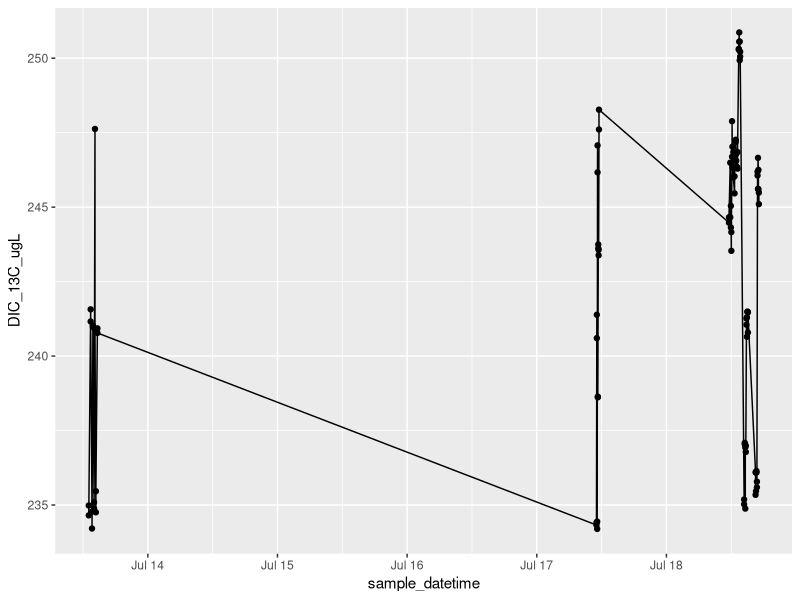
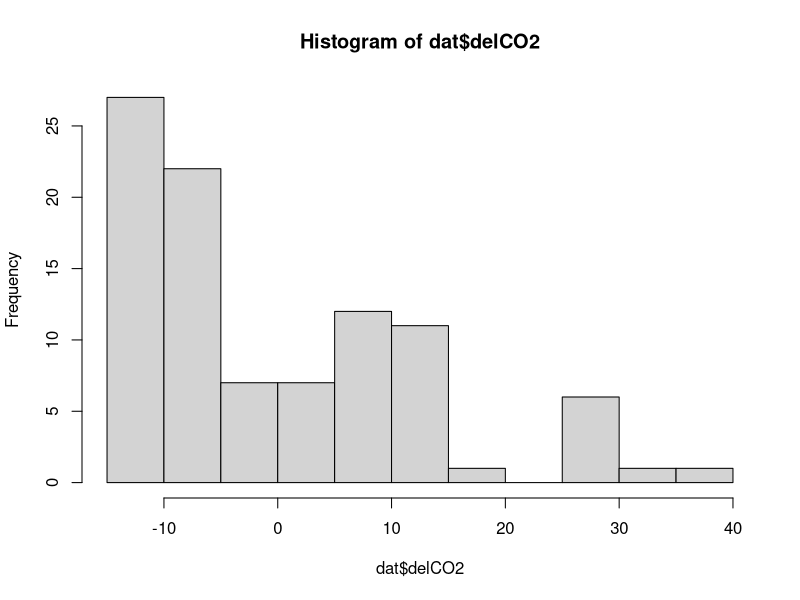
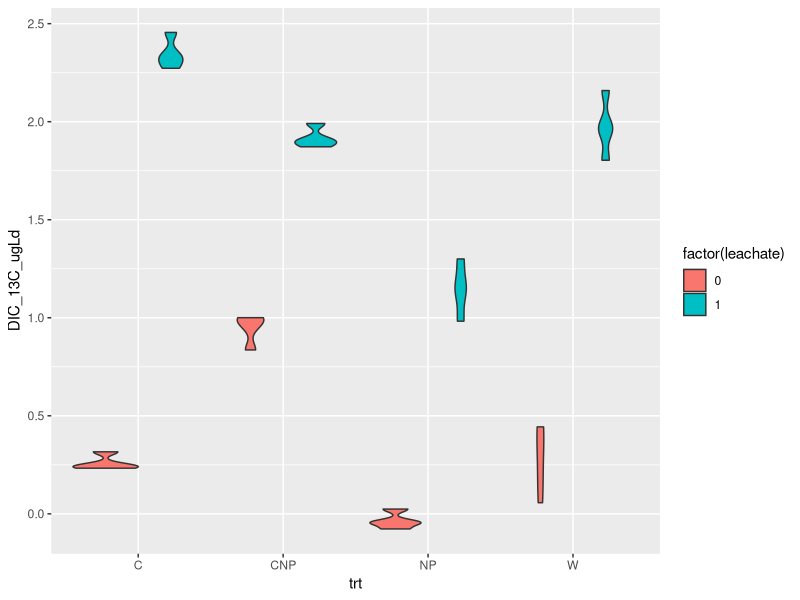
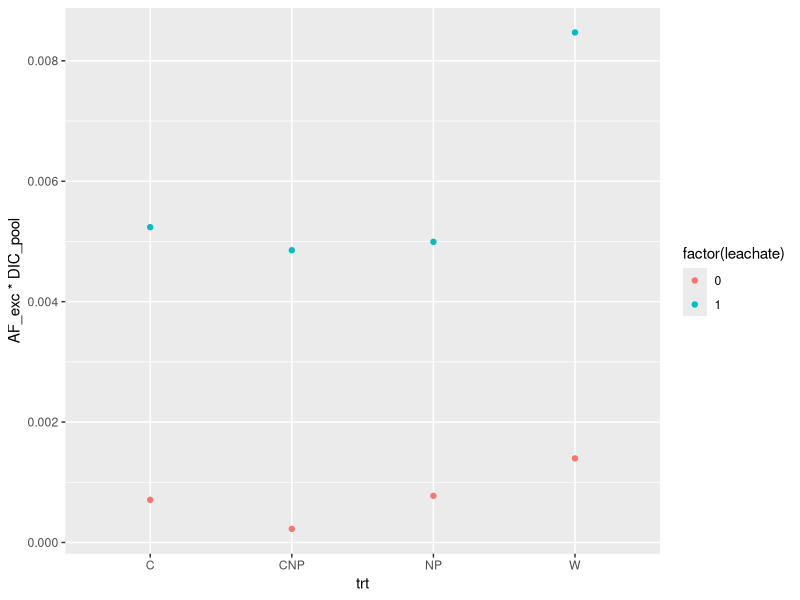
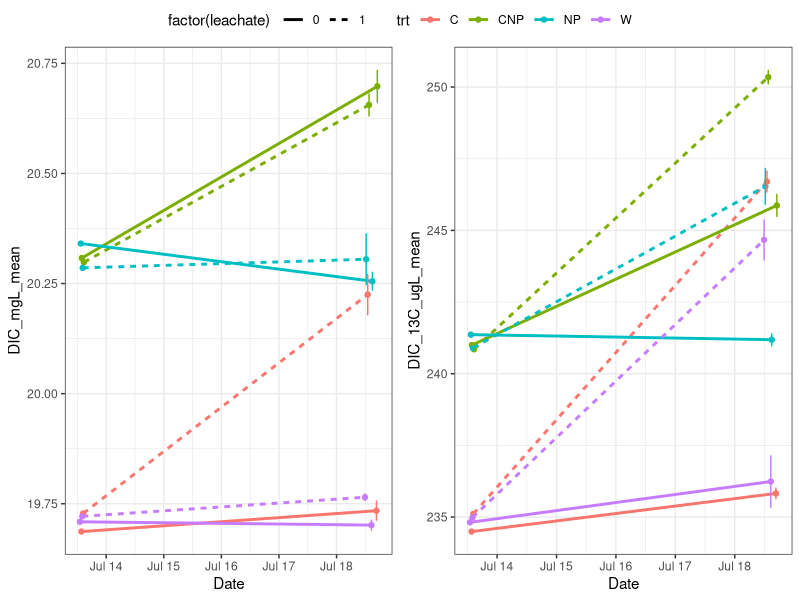
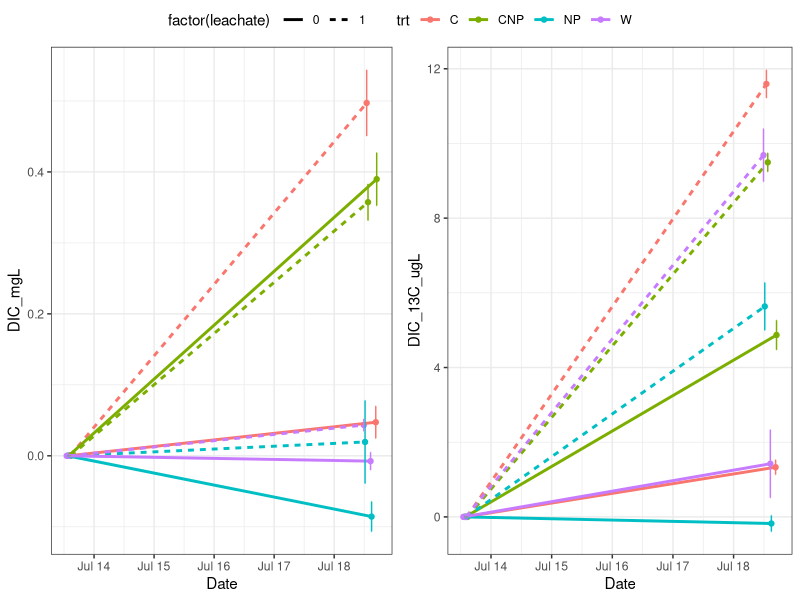
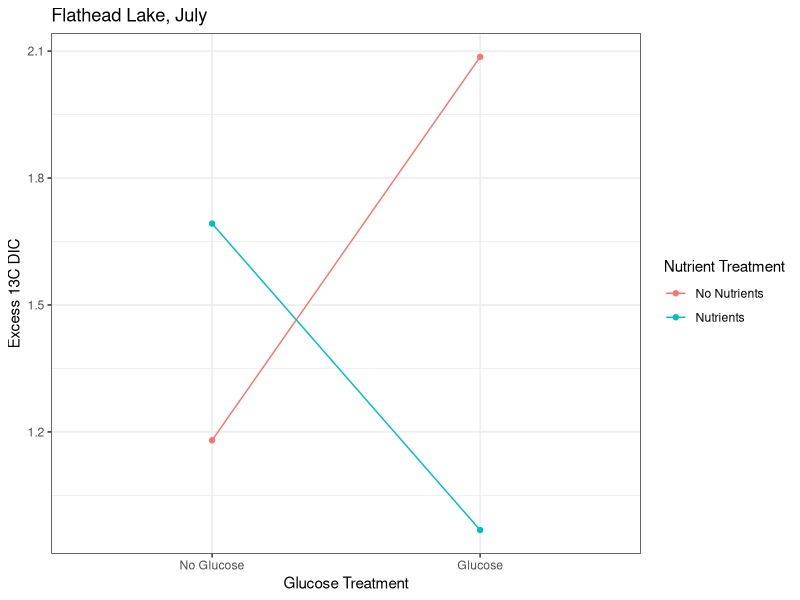
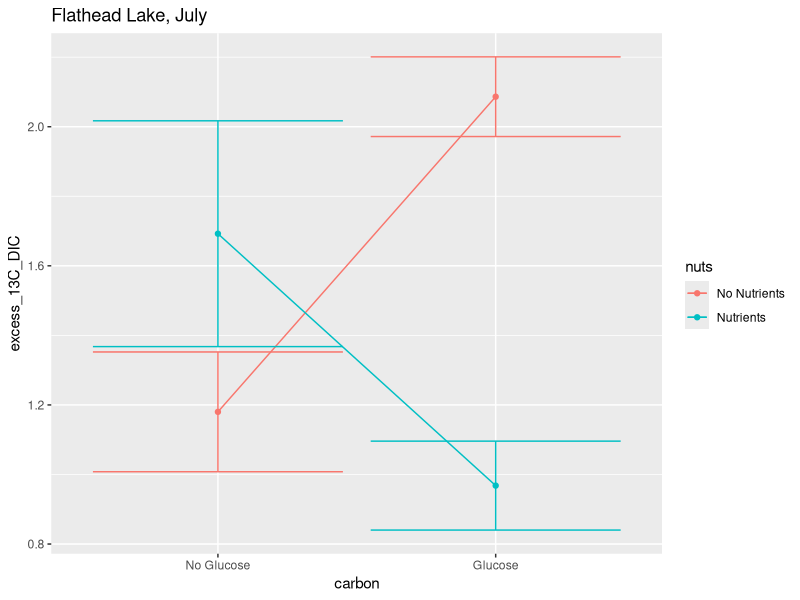

These charts were generated, in order, by the following R code:
library(tidyverse)
library(lubridate)
library(dplyr)


# setup ####
dat <- read_csv("data/Kirby_flatheadlake/fl_expt.csv")
alk <- read_csv('data/alkalinity/fl_alkalinity.csv') %>%
    filter(!is.na(trt)) %>%
    mutate(date = as.Date(date, format = '%m/%d/%Y')) %>%
    select(-samplenum, -treatment, -vol_acid)
glimpse(dat)


# Functions ####
deltoAF<- function (del) {
  Rst<-0.0112372
  R<-(del/1000+1)*Rst
  AF<-R/(1+R)
  AF

}

AFtodel <- function (AF) {
  Rst<-0.0112372
  R<- AF/(1-AF)
  del<- (R/Rst-1)*1000

  del
}

DICfrom_C_A <- function(K1, K2, C, A){
  H_minus <- (((-K1*C))-sqrt(((K1*C)^2)-(4*-1*A*2*K1*K2*C)))/(2*-1*A)
  pH <- -1*log10(H_minus)
  B <- (K1*C)/H_minus
  Ca <- (K2*B)/H_minus
  D <- C + B + Ca
  A_check <- B + 2*Ca

  l <- list(H_minus, pH, C, B, Ca, D, A, A_check)
  names(l) <- c("H", "pH", "C", "B", "Ca", "D", "A","A check")
  DIC = l$D
  return(DIC)
}

# metadata ####
trts <- data.frame(Treatment = 1:8,
                   trt = c('W',  'NP', 'C', 'CNP','W',  'NP', 'C', 'CNP'),
                   leachate = c(0,0,0,0,1,1,1,1))

# add actual data for this part once we have DOC from Adam
c_source <- read_csv('data/DOC_stock_concentrations.csv')

# There is no clear pattern in the alkalinity data. Take an average:
alk <- alk %>% filter(final_pH > 4.3) %>%
    summarize(alk_meqL = mean(alk_meqL))

dat <- left_join(dat, trts, by = 'Treatment') %>%
    mutate(date = as.Date(sample_datetime))
    # left_join(alk, by = c('date', 'trt', 'leachate'))

# calculate DIC in the water ####
###testing DIC from pCO2-alk
###partial pressures of CO2 pCO2 in uatm
# alk <- 1.588 *10 ^(-3) # mol/L
# pCO2 <- 30 * 10^(-6) # mol/L
temp <- 273+21
K1 <- exp(290.9097-14554.21/(temp)-45.0575*log(temp))
K2 <- exp(207.6548-11843.79/(temp)-33.6485*log(temp))

# out <-DICfrom_C_A(K1=K1, K2=K2,C=pCO2,A=alk)
dat$DIC_molL <- DICfrom_C_A(K1, K2, dat$CO2_conc_umolL * 10^(-6),
                            alk$alk_meqL* 10^-3)
# dat$DIC_13molL <- DICfrom_C_A(K1, K2, dat$CO2_13C_umolL * 10^(-6), alk)
dat$DIC_mgL <- dat$DIC_molL*12.011*1000
# dat$AF = deltoAF(dat$delCO2)
dat$DIC_13C_umolL = dat$DIC_molL * dat$AF *10^6
dat$DIC_13C_ugL = dat$DIC_13C_umolL * 13


dat %>% dplyr::filter(!is.na(Treatment)) %>%
ggplot(aes(x = sample_datetime, y = DIC_13C_ugL))+
  geom_point() + geom_line()

# Clean up data ####
# Remove high time zero point:
dat %>% filter(batch == 1, Treatment == 6)
# It looks like the high one is syringe 8G. Check this in the notes.

dat <- dat %>%
    filter(!(batch == 1 & Syringe == '8G'),
           !is.na(Treatment))

hist(dat$delCO2)


# filter to use only the start and end time points
# dat_sum <- filter(dat, batch != 2) %>%
#     group_by(batch, trt, leachate, replicate) %>%
#     summarize(across(any_of(c('sample_datetime', 'delCO2', 'DIC_mgL',
#                               'DIC_13C_ugL', 'alk_meqL')),
#                      .fns = ~mean(., na.rm = T))) %>%
#     ungroup()

dat$replicate <- gsub("[1-8]", NA, dat$replicate)

dat_sum <- dat %>%
    filter(batch != 2) %>%
    group_by(batch, trt, leachate, replicate) %>%
    summarize(across(any_of(c('sample_datetime', 'delCO2', 'DIC_mgL',
                              'DIC_13C_ugL', 'alk_meqL')),
                     .fns = ~mean(., na.rm = T))) %>%
    ungroup()

# Calculate the change over time for each bottle measured at time T
bottle_dif <-
    dat_sum %>% select(-starts_with(c('delCO2', 'alk_meqL'))) %>%
    mutate(batch = case_when(batch == 1 ~ 'T0',
                             batch == 3 ~ 'T1'))%>%
    pivot_wider(names_from = c('batch', 'replicate'),
                values_from = c('sample_datetime', 'DIC_mgL', 'DIC_13C_ugL')) %>%
    rename_with(~sub('_NA$', '', .)) %>%
    mutate(across(starts_with('DIC_mgL_T1'), .fns = ~ . - DIC_mgL_T0),
           across(starts_with('DIC_13C_ugL_T1'), .fns = ~ . - DIC_13C_ugL_T0),
           across(starts_with('sample_datetime_T1'), .fns = ~ . - sample_datetime_T0)) %>%
    select(-ends_with('T0')) %>%
    pivot_longer(cols = ends_with(c('_A', '_B', '_C', '_D')),
                 names_to = c('.value', 'rep'),
                 names_sep = '_T1_') %>%
    mutate(sample_datetime = as.numeric(sample_datetime),
           DIC_ugLd = DIC_mgL/sample_datetime*1000,
           DIC_13C_ugLd = DIC_13C_ugL/sample_datetime) %>%
    select(-sample_datetime, -DIC_mgL, -DIC_13C_ugL) %>%
    mutate(site = "fl")

ggplot(bottle_dif, aes(trt, DIC_13C_ugLd, fill = factor(leachate))) +
    geom_violin()
write_csv(bottle_dif, 'data/DIC_change_by_bottle_fl.csv')


dat_sum <- filter(dat_sum, batch != 2) %>%
    select(-replicate) %>%
    group_by(batch, trt, leachate) %>%
    summarize(across(any_of(c('sample_datetime', 'delCO2', 'DIC_mgL',
                              'DIC_13C_ugL', 'alk_meqL')),
                     .fns = list(mean = ~mean(., na.rm = T),
                                 sd = ~sd(., na.rm = T)))) %>%
    rename(sample_datetime = sample_datetime_mean) %>%
    select(-sample_datetime_sd) %>%
    mutate(across(ends_with('sd'), ~case_when(is.na(.) ~ 0,
                                              TRUE ~ .)))
dat_dif <- dat_sum %>%
    mutate(AF = deltoAF(delCO2_mean)) %>%
    select(-starts_with(c('delCO2', 'alk_meqL'))) %>%
    mutate(batch = case_when(batch == 1 ~ 'T0',
                             batch == 3 ~ 'T1'))%>%
    rename(DIC_mgL = DIC_mgL_mean, DIC_13C_ugL = DIC_13C_ugL_mean) %>%
    pivot_wider(names_from = 'batch',
                values_from = c('sample_datetime', 'AF', 'DIC_mgL', 'DIC_13C_ugL',
                                'DIC_mgL_sd', 'DIC_13C_ugL_sd')) %>%
    mutate(AF_exc = AF_T1 - AF_T0,
           DIC_pool = DIC_mgL_T1,
           DIC_mgL_T1 = DIC_mgL_T1 - DIC_mgL_T0,
           DIC_mgL_T0 = DIC_mgL_T0 - DIC_mgL_T0,
           DIC_13C_ugL_T1 = DIC_13C_ugL_T1 - DIC_13C_ugL_T0,
           DIC_13C_ugL_T0 = DIC_13C_ugL_T0 - DIC_13C_ugL_T0) %>%
    pivot_longer(cols = ends_with(c('T0', 'T1')),
                 names_to = c('.value', 'time'),
                 names_sep = '_T')

#code to save figure(change expt name)
dat_dif %>% filter(DIC_mgL != 0) %>%
    ggplot( aes(trt, AF_exc * DIC_pool, col = factor(leachate), group = leachate))+
    geom_point()
p12 <- ggplot(dat_sum, aes(sample_datetime, DIC_mgL_mean, col = trt, lty = factor(leachate)))+
    geom_point() + geom_line(size = 1) +
    geom_errorbar(aes(ymin = DIC_mgL_mean - DIC_mgL_sd,
                      ymax = DIC_mgL_mean + DIC_mgL_sd), lty = 1)+
    xlab('Date') +theme_bw()
p13 <- ggplot(dat_sum, aes(sample_datetime, DIC_13C_ugL_mean, col = trt, lty = factor(leachate)))+
    geom_point() + geom_line(size = 1) +
    geom_errorbar(aes(ymin = DIC_13C_ugL_mean - DIC_13C_ugL_sd,
                      ymax = DIC_13C_ugL_mean + DIC_13C_ugL_sd), lty = 1)+
    xlab('Date') +theme_bw()

png(filename = 'figures/FL_expt_13CO2overtime.png',
    width = 8, height = 5, res = 300, units = 'in')
ggpubr::ggarrange(p12, p13, common.legend = T)
dev.off()

#removing baseline ####

dat_dif <- dat_sum %>% select(-starts_with(c('delCO2', 'alk_meqL'))) %>%
    mutate(batch = case_when(batch == 1 ~ 'T0',
                             batch == 3 ~ 'T1'))%>%
    rename(DIC_mgL = DIC_mgL_mean, DIC_13C_ugL = DIC_13C_ugL_mean) %>%
    pivot_wider(names_from = 'batch',
                values_from = c('sample_datetime', 'DIC_mgL', 'DIC_13C_ugL',
                                'DIC_mgL_sd', 'DIC_13C_ugL_sd')) %>%
    mutate(DIC_mgL_T1 = DIC_mgL_T1 - DIC_mgL_T0,
           DIC_mgL_T0 = DIC_mgL_T0 - DIC_mgL_T0,
           DIC_13C_ugL_T1 = DIC_13C_ugL_T1 - DIC_13C_ugL_T0,
           DIC_13C_ugL_T0 = DIC_13C_ugL_T0 - DIC_13C_ugL_T0) %>%
    pivot_longer(cols = ends_with(c('T0', 'T1')),
                 names_to = c('.value', 'time'),
                 names_sep = '_T')

#code to save figure(change expt name)
p12 <- ggplot(dat_dif, aes(sample_datetime, DIC_mgL, col = trt, lty = factor(leachate)))+
    geom_point() + geom_line(size = 1) +
    geom_errorbar(aes(ymin = DIC_mgL - DIC_mgL_sd,
                      ymax = DIC_mgL + DIC_mgL_sd), lty = 1)+
    xlab('Date') +theme_bw()
p13 <- ggplot(dat_dif, aes(sample_datetime, DIC_13C_ugL, col = trt, lty = factor(leachate)))+
    geom_point() + geom_line(size = 1) +
    geom_errorbar(aes(ymin = DIC_13C_ugL - DIC_13C_ugL_sd,
                      ymax = DIC_13C_ugL + DIC_13C_ugL_sd), lty = 1)+
    xlab('Date') +theme_bw()
png(filename = 'figures/fl_expt_13CO2.png',
    width = 8, height = 5, res = 300, units = 'in')
ggpubr::ggarrange(p12, p13, common.legend = T)
dev.off()

saveRDS(p12, 'data/p12_fl_DOC')
saveRDS(p13, 'data/p13_fl_DOC')


#tables ####

dd <- dat_sum %>% select(-starts_with(c('delCO2', 'alk_meqL'))) %>%
    mutate(batch = case_when(batch == 1 ~ 'T0',
                             batch == 3 ~ 'T'))%>%
    rename(DIC_mgL = DIC_mgL_mean, DIC_13C_ugL = DIC_13C_ugL_mean) %>%
    pivot_wider(names_from = 'batch',
                values_from = c('sample_datetime', 'DIC_mgL', 'DIC_13C_ugL',
                                'DIC_mgL_sd', 'DIC_13C_ugL_sd')) %>%
    mutate(inc_time = sample_datetime_T - sample_datetime_T0,
           Delta_T = as.numeric(inc_time),
           Delta_DIC_ugLd = (DIC_mgL_T - DIC_mgL_T0)*1000/Delta_T,
           Delta_DIC_ugLd_sd = (DIC_mgL_sd_T + DIC_mgL_sd_T0)*1000/Delta_T,
           Delta_DIC_13_ugLd = (DIC_13C_ugL_T - DIC_13C_ugL_T0)/Delta_T,
           Delta_DIC_13_ugLd_sd = (DIC_13C_ugL_sd_T + DIC_13C_ugL_sd_T0)/Delta_T) %>%
    select(-ends_with(c('_T', '_T0')))

mutate(dd, AF = Delta_DIC_13_ugLd/(Delta_DIC_13_ugLd + Delta_DIC_ugLd),
       del = AFtodel(AF))

excess13CDIC <- dd %>% select( -inc_time) %>%
    pivot_wider(id_cols = trt, names_from = 'leachate',
                values_from = c('Delta_DIC_ugLd', 'Delta_DIC_13_ugLd',
                                'Delta_DIC_ugLd_sd', 'Delta_DIC_13_ugLd_sd')) %>%
    mutate(excess_13C_DIC = Delta_DIC_13_ugLd_1 - Delta_DIC_13_ugLd_0,
           excess_13C_sd = Delta_DIC_13_ugLd_sd_1 + Delta_DIC_13_ugLd_sd_0,
           excess_DIC = Delta_DIC_ugLd_1 - Delta_DIC_ugLd_0,
           excess_DIC_sd = Delta_DIC_ugLd_sd_1 + Delta_DIC_ugLd_sd_0) %>%
    select(-ends_with(c('_1','_0'))) %>%
    mutate(site = 'fl', .before = trt)

excess13CDIC$carbon = c('Glucose', 'Glucose', 'No Glucose', 'No Glucose')
excess13CDIC$carbon <- factor(excess13CDIC$carbon, levels = c('No Glucose','Glucose'))
excess13CDIC$nuts = c('No Nutrients', 'Nutrients', 'No Nutrients', 'Nutrients')
png(filename = 'figures/fl_expt_13CDIC_pres.png',
    width = 5, height = 5, res = 300, units = 'in')
ggplot(excess13CDIC, aes(carbon, excess_13C_DIC, col = nuts,fill = nuts, group = nuts)) +
    geom_line() + geom_point() +
    # geom_ribbon(aes(ymin = excess_13C_DIC - excess_13C_sd,
    #                   ymax = excess_13C_DIC + excess_13C_sd),col = 'transparent', alpha = 0.2,
    #             outline.type = 'full')+
    ggtitle('Flathead Lake, July')+
    xlab('Glucose Treatment') +theme_bw()+
    ylab('Excess 13C DIC')+
    guides(color = guide_legend(title = "Nutrient Treatment"))+
    guides(fill = FALSE)
dev.off()

excess13CDIC$carbon = c('Glucose', 'Glucose', 'No Glucose', 'No Glucose')
excess13CDIC$carbon <- factor(excess13CDIC$carbon, levels = c('No Glucose','Glucose'))
excess13CDIC$nuts = c('No Nutrients', 'Nutrients', 'No Nutrients', 'Nutrients')
png(filename = 'figures/fl_expt_13CDIC.png',
    width = 5, height = 5, res = 300, units = 'in')
ggplot(excess13CDIC, aes(carbon, excess_13C_DIC, col = nuts, group = nuts)) +
    geom_line() + geom_point() +
    geom_errorbar(aes(ymin = excess_13C_DIC - excess_13C_sd,
                      ymax = excess_13C_DIC + excess_13C_sd))+
    ggtitle('Flathead Lake, July')
dev.off()

write_csv(excess13CDIC, 'data/excessDIC_fl.csv')

png(filename = 'figures/fl_expt_13CDIC_pres.png',
    width = 5, height = 5, res = 300, units = 'in')
ggplot(excess13CDIC, aes(carbon, excess_13C_DIC, col = nuts,fill = nuts, group = nuts)) +
    geom_line() + geom_point() +
    # geom_ribbon(aes(ymin = excess_13C_DIC - excess_13C_sd,
    #                   ymax = excess_13C_DIC + excess_13C_sd),col = 'transparent', alpha = 0.2,
    #             outline.type = 'full')+
    ggtitle('Flathead Lake')+
    xlab('Glucose Treatment') +theme_bw()+
    ylab('Excess 13C DIC')+
    guides(color = guide_legend(title = "Nutrient Treatment"))+
    guides(fill = FALSE)
dev.off()

# example code to save a figure:
# png(filename = paste0('figures/', expt_name, '_13CO2.png')) # naming it based on expt name will prevent us from overwriting it
# ggplot(dat, aes(x = sample_datetime, y = CO2_13C_umolL, col = Treatment))+
#     geom_point()
# dev.off()

# write_csv(DIC_dataframe, "processed_CO2/experiment1_processed.csv")
# DIC <- read_csv('processed_CO2/experiment1_processed.csv')
#
# # calculate excess 13CDIC in each treatment ####
# sumDIC <- filter(DIC, time_interval %in% c('T0', 'T5')) %>%
#     select(time_interval, treatment, sample_datetime, DIC_molL, DIC_13C_umolL) %>%
#     group_by(time_interval, treatment) %>%
#     # summarize(across(.fns = list(mean = ~mean(.), sd = sd(.))))
#     summarize(sample_datetime = mean(sample_datetime),
#               DIC_molL = mean(DIC_molL),
#               DIC_13C_sd = sd(DIC_13C_umolL),
#               DIC_13C_umolL = mean(DIC_13C_umolL)) %>%
#     ungroup()
#
# DIC_table <- sumDIC %>%
#     mutate(excess_13C_DIC_umolL = DIC_13C_umolL - sumDIC$DIC_13C_umolL[sumDIC$time_interval == 'T0'],
#            excess_DIC_umolL = (DIC_molL - sumDIC$DIC_molL[sumDIC$time_interval == 'T0'])*10^6,
#            excess_13C_DIC_umolL_sd = DIC_13C_sd + sumDIC$DIC_13C_sd[sumDIC$time_interval == 'T0'])
#
#
# #creating excess accumulated 13C CO2 (from DIC) plot  ####
# # setwd('/Users/niko/Dropbox/leachate_linder/processed_CO2')
# # DIC_table <- read_csv('~/Dropbox/leachate_linder/processed_CO2/DIC_table.csv')
# DIC_table$nutrients <- c(0,0,1,0,1)
# DIC_table$sugar <- c(0,1,1,0,0)
# # DIC_table$DICXS <- DIC_table$DICXS*1000
# # DIC_table$STDev_T5 <- DIC_table$STDev_T5*1000
# # DIC_table$STDev_T0 <- DIC_table$STDev_T0*1000
# # DIC_table$STDev <- DIC_table$STDev_T0 + DIC_table$STDev_T5
#
# DIC_table <- slice(DIC_table, -1)
#
# plot(DIC_table$sugar[DIC_table$nutrients == 1],
#      DIC_table$excess_13C_DIC_umolL[DIC_table$nutrients == 1], type = 'b',
#      xlim = c(-0.25,1.25), ylim = c(0,1.5), pch = 15, col = 'blue',
#      xaxt = 'n', xlab = 'No Sugar                                         Sugar',
#      ylab = 'Accumulated Excess 13C CO2 (µg)')
#
#
# arrows(x0 = DIC_table$sugar[DIC_table$nutrients == 1],
#        y0 = DIC_table$excess_13C_DIC_umolL[DIC_table$nutrients == 1],
#        x1 = DIC_table$sugar[DIC_table$nutrients == 1],
#        y1 = DIC_table$excess_13C_DIC_umolL[DIC_table$nutrients == 1]+
#          DIC_table$excess_13C_DIC_umolL_sd[DIC_table$nutrients ==1], length = 0.1, angle = 90)
# arrows(x0 = DIC_table$sugar[DIC_table$nutrients == 1],
#       y0 = DIC_table$excess_13C_DIC_umolL[DIC_table$nutrients == 1],
#       x1 = DIC_table$sugar[DIC_table$nutrients == 1],
#       y1 = DIC_table$excess_13C_DIC_umolL[DIC_table$nutrients == 1]-
#         DIC_table$excess_13C_DIC_umolL_sd[DIC_table$nutrients ==1], angle = 90, length = 0.1)
#
# lines(DIC_table$sugar[DIC_table$nutrients == 0],
#       DIC_table$excess_13C_DIC_umolL[DIC_table$nutrients == 0],pch = 1, col = 'forestgreen')
# points(DIC_table$sugar[DIC_table$nutrients == 0],
#        DIC_table$excess_13C_DIC_umolL[DIC_table$nutrients == 0], pch = 15, col = 'forestgreen')
# arrows(x0 = DIC_table$sugar[DIC_table$nutrients == 0],
#        y0 = DIC_table$excess_13C_DIC_umolL[DIC_table$nutrients == 0],
#        x1 = DIC_table$sugar[DIC_table$nutrients == 0],
#        y1 = DIC_table$excess_13C_DIC_umolL[DIC_table$nutrients == 0]+
#          DIC_table$excess_13C_DIC_umolL_sd[DIC_table$nutrients ==0], length = 0.1, angle = 90)
# arrows(x0 = DIC_table$sugar[DIC_table$nutrients == 0],
#        y0 = DIC_table$excess_13C_DIC_umolL[DIC_table$nutrients == 0],
#        x1 = DIC_table$sugar[DIC_table$nutrients == 0],
#        y1 = DIC_table$excess_13C_DIC_umolL[DIC_table$nutrients == 0]-
#          DIC_table$excess_13C_DIC_umolL_sd[DIC_table$nutrients ==0], angle = 90, length = 0.1)
#
# legend('topleft', legend = c('Nutrients', 'No Nutrients'),
#        col = c('green', 'blue'), lty = c(1,1), pch = c(15, 15), border = NA)
#
# # plot(DIC_table$sample_datetime, dat$DIC_13C, type = 'b', pch = 15)
# lines(dat$sample_datetime)
#
# arrows()
